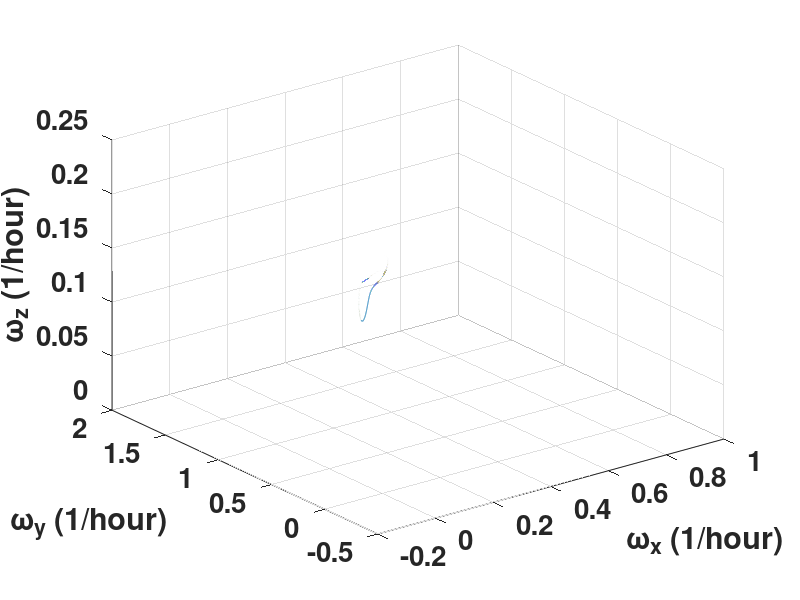
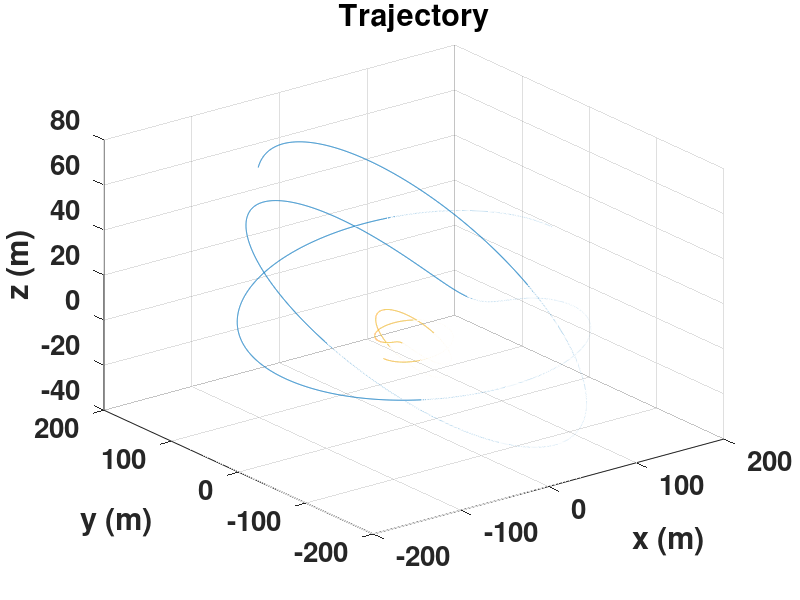
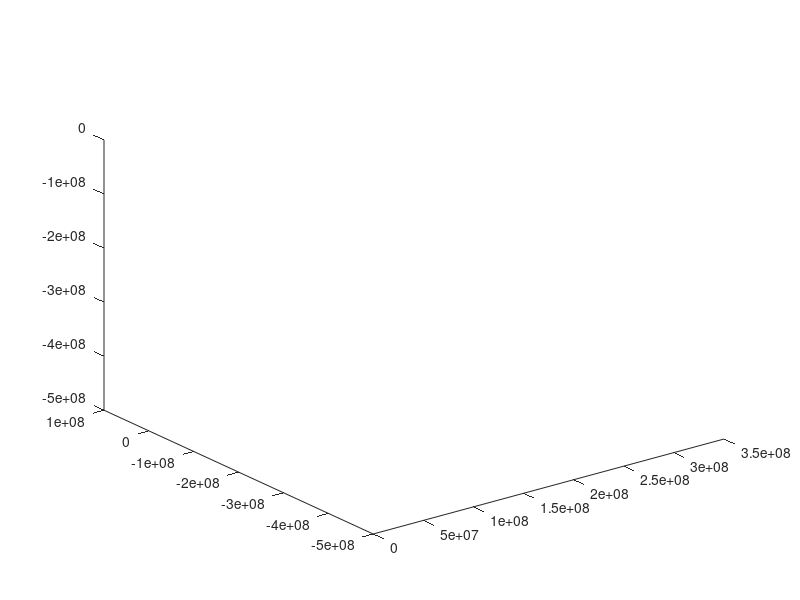

Write MATLAB code to recreate these figures, in order. (Note: this script raises an error after producing the figures.)
%--------------------------------------------------------------------------
% Name: 

% Desc: 

% Auth: Hai-Shuo Wang

% Time: 01/26/2023

% Version 2.0:
%--------------------------------------------------------------------------

clc;
clear;
close all;
format LONG;

posvel = load('pos_vel_spin.dat');
flyby = load("flybyOrbit.dat");

figure
plot3(posvel(:,7),posvel(:,8),posvel(:,9),LineWidth=2)
hold on
plot3(posvel(:,16),posvel(:,17),posvel(:,18),LineWidth=2)
xlabel('\omega_x (1/hour)')
ylabel('\omega_y (1/hour)')
zlabel('\omega_z (1/hour)')
grid on
% title('Trajectory')
set(gca,'FontSize',20,'FontWeight','bold')

figure
plot3(posvel(:,1),posvel(:,2),posvel(:,3),LineWidth=2)
hold on
plot3(posvel(:,10),posvel(:,11),posvel(:,12),LineWidth=2)
xlabel('x (m)')
ylabel('y (m)')
zlabel('z (m)')
grid on
title('Trajectory')
set(gca,'FontSize',20,'FontWeight','bold')

figure
plot3(posvel(:,1)-flyby(1,2),posvel(:,2)-flyby(1,3),posvel(:,3)-flyby(1,4),LineWidth=2)
hold on
plot3(posvel(:,10)-flyby(1,2),posvel(:,11)-flyby(1,3),posvel(:,12)-flyby(1,4),LineWidth=2)
% plot3(-flyby(:,2),-flyby(:,3),-flyby(:,4),LineWidth=2,DisplayName='trajectory')
% scatter3(-flyby(1,2),-flyby(1,3),-flyby(1,4),'filled',DisplayName='Initial Position')
scatter3(0,0,0,'filled',DisplayName='Earth')
xlabel('x (m)')
ylabel('y (m)')
zlabel('z (m)')
grid on
title('Flyby Orbit')
set(gca,'FontSize',20,'FontWeight','bold')

energy = load('energy.dat');
momentum = load("angular_momentum.dat");
figure
yyaxis left
title('relative conserved quantity')
plot(flyby(:,1),energy(:,1)./abs(energy(1,1)),LineWidth = 2);
xlabel('time')
ylabel('Energy')
yyaxis right
plot(flyby(:,1),momentum(:,4)./momentum(1,4),LineWidth = 2);
ylabel('Momentum^2')
grid on
set(gca,'FontSize',20,'FontWeight','bold')

figure
yyaxis left
title('absolute conserved quantity')
plot(flyby(:,1),energy(:,1),LineWidth = 2);
xlabel('time')
ylabel('Energy')
yyaxis right
plot(flyby(:,1),momentum(:,4),LineWidth = 2);
ylabel('Momentum^2')
grid on
set(gca,'FontSize',20,'FontWeight','bold')

effectQ = load("effectquantity.dat");
figure
yyaxis left
title('relative conserved quantity')
plot(flyby(:,1),effectQ(:,1),LineWidth = 2);
xlabel('time')
ylabel('\omega_e')
yyaxis right
plot(flyby(:,1),effectQ(:,2),LineWidth = 2);
ylabel('I_d')
grid on
set(gca,'FontSize',20,'FontWeight','bold')

figure
scatter(flyby(:,1),effectQ(:,3))
xlabel('time')
ylabel('I_{tilde}')
grid on
set(gca,'FontSize',20,'FontWeight','bold')


figure
plot3(flyby(:,2),flyby(:,3),flyby(:,4),LineWidth=2,DisplayName='trajectory')
hold on
scatter3(flyby(1,2),flyby(1,3),flyby(1,4),'filled',DisplayName='Initial Position')
scatter3(0,0,0,'filled',DisplayName='Earth')
xlabel('x (m)')
ylabel('y (m)')
zlabel('z (m)')
grid on
title('Flyby Orbit')
set(gca,'FontSize',20,'FontWeight','bold')

figure
subplot(3,2,1)
plot(flyby(:,1),flyby(:,2))
ylabel('x (m)')
grid on
subplot(3,2,3)
plot(flyby(:,1),flyby(:,3))
ylabel('y (m)')
grid on
subplot(3,2,5)
plot(flyby(:,1),flyby(:,4))
ylabel('z (m)')
grid on
subplot(3,2,2)
plot(flyby(:,1),flyby(:,5))
ylabel('v_x (m/s)')
grid on
subplot(3,2,4)
plot(flyby(:,1),flyby(:,6))
ylabel('v_y (m/s)')
grid on
subplot(3,2,6)
plot(flyby(:,1),flyby(:,7))
ylabel('v_z (m/s)')
xlabel('time (hour)')
grid on
% 

for i=1:size(flyby,1)
    pos(i) = norm(flyby(i,2:4));
    vel(i) = norm(flyby(i,5:7));
end
figure
yyaxis left
title('Norm position and velocity')
plot(flyby(:,1),pos,LineWidth = 2);
xlabel('time')
ylabel('distance')
yyaxis right
plot(flyby(:,1),vel,LineWidth = 2);
ylabel('velocity')
grid on
set(gca,'FontSize',20,'FontWeight','bold')

